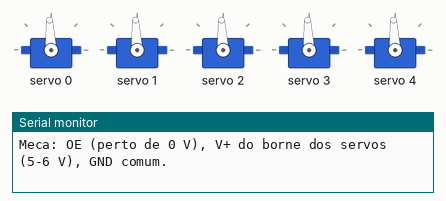
This sketch was run on a simulated Arduino Uno, built with avr-gcc and run on an emulated ATmega328P. Parts: 5 × servo, the last lines printed to the serial monitor. Wiring (inferred from the names in the program): PCA9685 PWM driver at I2C address 0x40.

Above: at 0.3 s.
At 1.75 s:
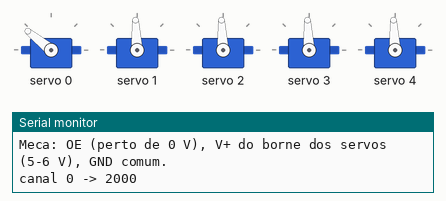
At 3.25 s:
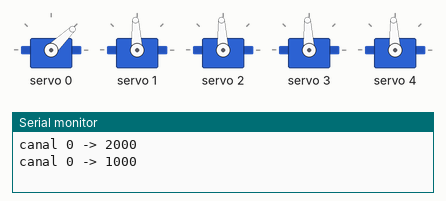
Timing chart, 0 to 7.2 s (numbered marks = the images above):
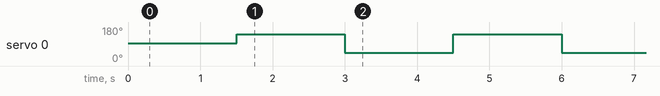

Measured:
- by itself, servo 0: alternates 141° for 1.5 s and 44° for 1.5 s, 20 changes in all, then stays 44°

The sketch:

diagnostico.ino
```cpp
// Diagnóstico da ligação Arduino -> PCA9685 -> servos.
// Grave, abra o Monitor Serial a 115200 baud e leia o relatório.
// Depois do relatório, os canais 0-4 ficam em 1500 us com OE em LOW, e o
// canal 0 alterna entre 1000 e 2000 us a cada 1,5 s por 30 s.

#include <Wire.h>
#include <Adafruit_PWMServoDriver.h>

const uint8_t PCA_ADDRESS = 0x40;
const uint8_t OE_PIN = 7;
const uint16_t PWM_HZ = 50;

Adafruit_PWMServoDriver pwm(PCA_ADDRESS);

uint16_t usParaTicks(uint16_t us) { return uint32_t(us) * PWM_HZ * 4096UL / 1000000UL; }

void escaneiaI2C() {
  Serial.print(F("I2C encontrado em:"));
  uint8_t n = 0;
  for (uint8_t a = 1; a < 127; ++a) {
    Wire.beginTransmission(a);
    if (Wire.endTransmission() == 0) {
      Serial.print(F(" 0x"));
      if (a < 16) Serial.print('0');
      Serial.print(a, HEX);
      ++n;
    }
  }
  if (!n) Serial.print(F(" NENHUM (verifique SDA=A4, SCL=A5, VCC e GND do PCA9685)"));
  Serial.println();
}

uint8_t leRegistrador(uint8_t reg) {
  Wire.beginTransmission(PCA_ADDRESS);
  Wire.write(reg);
  if (Wire.endTransmission() != 0) return 0xFF;
  Wire.requestFrom(PCA_ADDRESS, uint8_t(1));
  return Wire.available() ? Wire.read() : 0xFF;
}

// Com o pull-up externo de 1k ligado, o pino volta a HIGH em microssegundos
// depois de solto. Se o fio estiver solto, o pino fica flutuando perto de LOW.
void testaOE() {
  pinMode(OE_PIN, OUTPUT);
  digitalWrite(OE_PIN, LOW);
  delay(5);
  pinMode(OE_PIN, INPUT);
  delayMicroseconds(50);
  int leitura = digitalRead(OE_PIN);
  Serial.print(F("OE (pino 7) solto pelo Arduino le: "));
  Serial.println(leitura ? F("HIGH -> pull-up de 1k presente (fio do OE ligado)")
                         : F("LOW -> SEM pull-up: fio do OE solto, em outro pino, ou resistor ausente"));
  digitalWrite(OE_PIN, HIGH);
  pinMode(OE_PIN, OUTPUT);
}

void setup() {
  digitalWrite(OE_PIN, HIGH);
  pinMode(OE_PIN, OUTPUT);
  Serial.begin(115200);
  delay(200);
  Wire.begin();
  Serial.println(F("=== DIAGNOSTICO ==="));
  escaneiaI2C();

  if (!pwm.begin()) { Serial.println(F("PCA9685 NAO responde em 0x40.")); while (true) {} }
  pwm.setOscillatorFrequency(27000000);
  pwm.setPWMFreq(PWM_HZ);

  uint8_t mode1 = leRegistrador(0x00);
  Serial.print(F("MODE1 = 0x")); Serial.print(mode1, HEX);
  Serial.println((mode1 & 0x10) ? F(" (SLEEP ligado: oscilador PARADO)") : F(" (oscilador rodando)"));
  Serial.print(F("PRESCALE = ")); Serial.print(pwm.readPrescale());
  Serial.println(F(" (esperado ~131 para 50 Hz com oscilador de 27 MHz)"));

  bool ok = true;
  for (uint8_t ch = 0; ch < 5; ++ch) {
    pwm.setPWM(ch, 0, usParaTicks(1500));
    uint16_t lido = pwm.getPWM(ch, true);  // registrador OFF
    Serial.print(F("Canal ")); Serial.print(ch);
    Serial.print(F(": escrito ")); Serial.print(usParaTicks(1500));
    Serial.print(F(" lido ")); Serial.println(lido);
    if (lido != usParaTicks(1500)) ok = false;
  }
  Serial.println(ok ? F("Registradores PWM OK: o PCA9685 esta gerando os pulsos.")
                    : F("Registradores PWM DIFERENTES do escrito: problema no I2C."));

  testaOE();

  digitalWrite(OE_PIN, LOW);
  Serial.println(F("OE em LOW: saidas ATIVAS. Canais 0-4 em 1500 us."));
  Serial.println(F("Canal 0 (polegar) vai alternar 1000/2000 us por 30 s."));
  Serial.println(F("Meca: OE (perto de 0 V), V+ do borne dos servos (5-6 V), GND comum."));
}

void loop() {
  static uint32_t inicio = millis(), ultimo = 0;
  static bool alto = false;
  uint32_t agora = millis();
  if (agora - inicio > 30000UL) {
    static bool fim = false;
    if (!fim) {
      for (uint8_t ch = 0; ch < 16; ++ch) pwm.setPWM(ch, 0, 4096);
      digitalWrite(OE_PIN, HIGH);
      Serial.println(F("FIM: saidas desligadas."));
      fim = true;
    }
    return;
  }
  if (agora - ultimo >= 1500) {
    ultimo = agora;
    alto = !alto;
    pwm.setPWM(0, 0, usParaTicks(alto ? 2000 : 1000));
    Serial.print(F("canal 0 -> ")); Serial.println(alto ? 2000 : 1000);
  }
}
```
